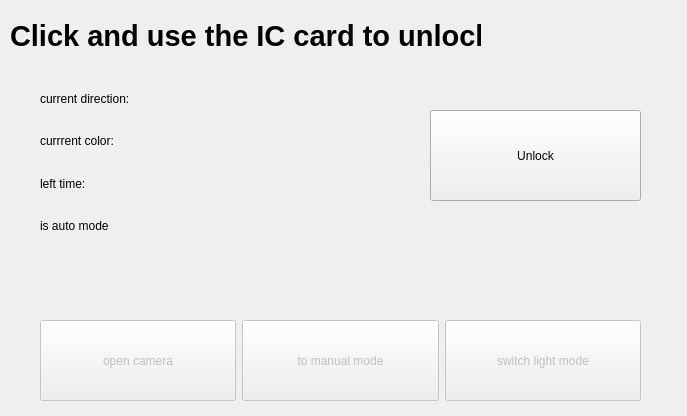
<?xml version="1.0" encoding="UTF-8"?>
<ui version="4.0">
 <class>Form</class>
 <widget class="QWidget" name="Form">
  <property name="geometry">
   <rect>
    <x>0</x>
    <y>0</y>
    <width>687</width>
    <height>416</height>
   </rect>
  </property>
  <property name="windowTitle">
   <string>Form</string>
  </property>
  <widget class="QLabel" name="label">
   <property name="geometry">
    <rect>
     <x>10</x>
     <y>-10</y>
     <width>471</width>
     <height>91</height>
    </rect>
   </property>
   <property name="font">
    <font>
     <pointsize>22</pointsize>
     <weight>75</weight>
     <bold>true</bold>
    </font>
   </property>
   <property name="text">
    <string>Click and use the IC card to unlock</string>
   </property>
  </widget>
  <widget class="QWidget" name="horizontalLayoutWidget">
   <property name="geometry">
    <rect>
     <x>40</x>
     <y>320</y>
     <width>601</width>
     <height>81</height>
    </rect>
   </property>
   <layout class="QHBoxLayout" name="horizontalLayout">
    <item>
     <widget class="QPushButton" name="pushButton">
      <property name="enabled">
       <bool>false</bool>
      </property>
      <property name="sizePolicy">
       <sizepolicy hsizetype="Minimum" vsizetype="Minimum">
        <horstretch>0</horstretch>
        <verstretch>0</verstretch>
       </sizepolicy>
      </property>
      <property name="text">
       <string>open camera</string>
      </property>
     </widget>
    </item>
    <item>
     <widget class="QPushButton" name="pushButton_2">
      <property name="enabled">
       <bool>false</bool>
      </property>
      <property name="sizePolicy">
       <sizepolicy hsizetype="Minimum" vsizetype="Minimum">
        <horstretch>0</horstretch>
        <verstretch>0</verstretch>
       </sizepolicy>
      </property>
      <property name="text">
       <string>to manual mode</string>
      </property>
     </widget>
    </item>
    <item>
     <widget class="QPushButton" name="pushButton_3">
      <property name="enabled">
       <bool>false</bool>
      </property>
      <property name="sizePolicy">
       <sizepolicy hsizetype="Minimum" vsizetype="Minimum">
        <horstretch>0</horstretch>
        <verstretch>0</verstretch>
       </sizepolicy>
      </property>
      <property name="text">
       <string>switch light mode</string>
      </property>
     </widget>
    </item>
   </layout>
  </widget>
  <widget class="QWidget" name="gridLayoutWidget">
   <property name="geometry">
    <rect>
     <x>40</x>
     <y>80</y>
     <width>281</width>
     <height>164</height>
    </rect>
   </property>
   <layout class="QGridLayout" name="gridLayout">
    <item row="2" column="0">
     <widget class="QLabel" name="label_3">
      <property name="text">
       <string>left time:</string>
      </property>
     </widget>
    </item>
    <item row="0" column="1">
     <widget class="QLabel" name="label_dir">
      <property name="text">
       <string/>
      </property>
     </widget>
    </item>
    <item row="0" column="0">
     <widget class="QLabel" name="label_2">
      <property name="text">
       <string>current direction:</string>
      </property>
     </widget>
    </item>
    <item row="2" column="1">
     <widget class="QLabel" name="label_time">
      <property name="text">
       <string/>
      </property>
     </widget>
    </item>
    <item row="1" column="1">
     <widget class="QLabel" name="label_color">
      <property name="text">
       <string/>
      </property>
     </widget>
    </item>
    <item row="1" column="0">
     <widget class="QLabel" name="label_4">
      <property name="text">
       <string>currrent color:</string>
      </property>
     </widget>
    </item>
    <item row="3" column="0">
     <widget class="QLabel" name="label_5">
      <property name="text">
       <string>is auto mode</string>
      </property>
     </widget>
    </item>
    <item row="3" column="1">
     <widget class="QLabel" name="label_auto">
      <property name="text">
       <string/>
      </property>
     </widget>
    </item>
   </layout>
  </widget>
  <widget class="QPushButton" name="pushButton_unlock">
   <property name="geometry">
    <rect>
     <x>430</x>
     <y>110</y>
     <width>211</width>
     <height>91</height>
    </rect>
   </property>
   <property name="text">
    <string>Unlock</string>
   </property>
  </widget>
 </widget>
 <resources/>
 <connections/>
</ui>
